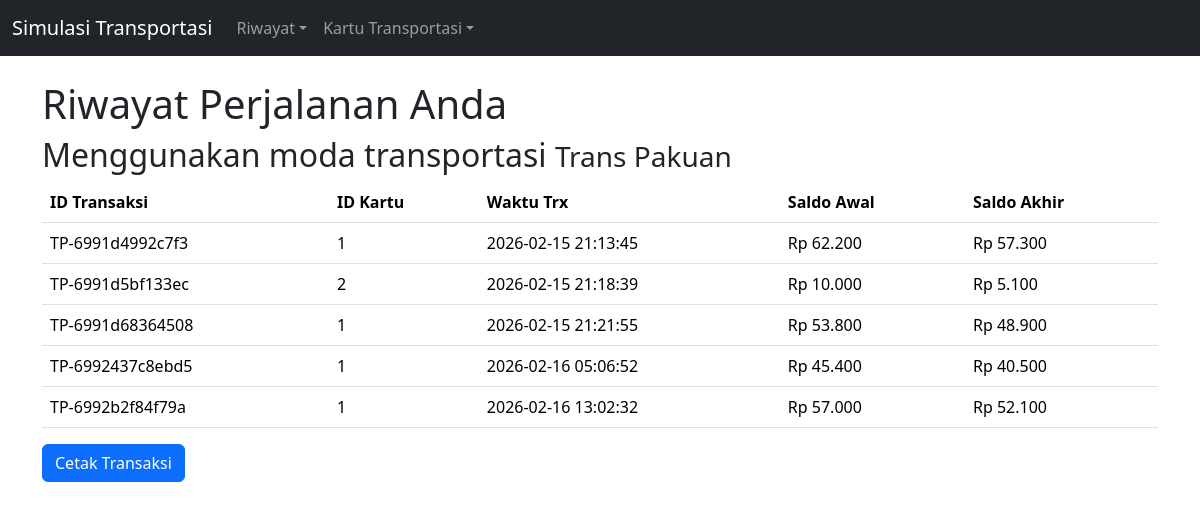
The page /?page=riwayat_tp on the database as committed earlier.
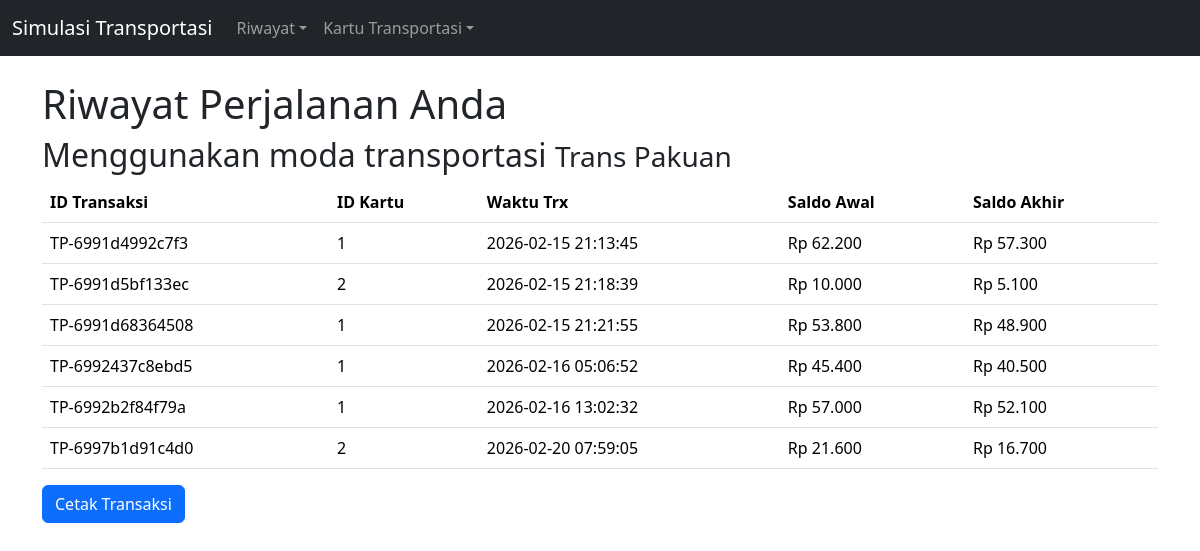
The same page on the database as committed later.
### tables this page shows
CREATE TABLE `tb_riwayat_trx_tp` (
  `id_trx` varchar(16) NOT NULL,
  `id_kartu` int(11) NOT NULL,
  `waktu_trx` datetime NOT NULL,
  `saldo_awal` int(11) NOT NULL,
  `saldo_akhir` int(11) DEFAULT NULL
);

### inc/riwayat/riwayat_tp.php (the view, shortened to what this page needs)
<div class="container" style="margin-top:80px">
	<h1>Riwayat Perjalanan Anda</h1>
	<h2>Menggunakan moda transportasi <small>Trans Pakuan</small></h2>
  	<table class="table table-hover">
	<thead>
		<tr>
		<th>ID Transaksi</th>
		<th>ID Kartu</th>
		<th>Waktu Trx</th>
		<th>Saldo Awal</th>
		<th>Saldo Akhir</th>
		</tr>
	</thead>
	<tbody>
		<?php
        $sql = mysqli_query($connect, "SELECT * from tb_riwayat_trx_tp") or die (mysql_error());
		$cek = mysqli_num_rows($sql);
		if($cek < 1){
			?>
			<tr>
				<td colspan="9" align="center" style="padding: 10px;">Data tidak ditemukan</td>
			</tr>
			<?php
		} else {
			while($data = mysqli_fetch_array($sql)){
			?>
				<tr>
					<td><?php echo $data['id_trx'];?></td>
					<td><?php echo $data['id_kartu'];?></td>
					<td><?php echo $data['waktu_trx'];?></td>
					<td><?php echo "Rp " . number_format($data['saldo_awal'], 0, ",", ".");?></td>
					<td><?php echo "Rp " . number_format($data['saldo_akhir'], 0, ",", ".");?></td>
				</tr>
			<?php
			}
		}
		?>
	</tbody>
	</table>
</div>
<div class="container">
	<button class="btn btn-primary" data-bs-toggle="modal" data-bs-target="#CetakTransaksi">Cetak Transaksi</button>
</div>

Rows that differ between the two databases and show on the page:
added tb_riwayat_trx_tp: id_trx "TP-6997b1d91c4d0", id_kartu "2", waktu_trx "2026-02-20 07:59:05", saldo_awal "21.600", saldo_akhir "16.700"
